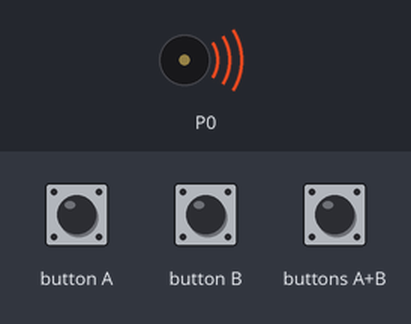
The program below on a simulated BBC micro:bit (MakeCode). On the bench: buzzer (waves = sounding). Random numbers come from a fixed seed.

Above: at 0.1 s.
At 88.9 s:
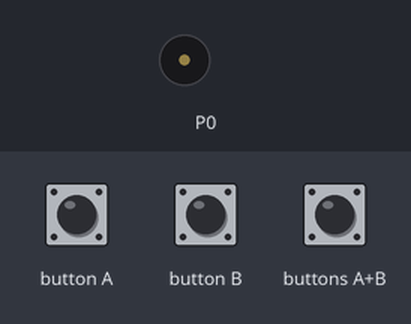
Timing chart, 0 to 90.4 s (numbered marks = the images above):
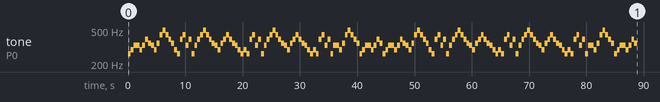

The program:

main.ts
```typescript
input.onButtonPressed(Button.AB, function () {

})
input.onGesture(Gesture.LogoDown, function () {

})
music.setVolume(255)
if (true) {
    for (let index = 0; index < randint(1, 10); index++) {
        music.playMelody("C D E E D E G F ", 120)
        music.playMelody("E D F A B A G F ", 120)
        music.playMelody("D C G A E G C E ", 120)
        music.playMelody("G A B A G F E D ", 120)
        music.playMelody("F G A G F E D C ", 120)
        music.playMelody("D C G A E G C E ", 120)
        music.playMelody("G A B A G F E D ", 120)
        music.playMelody("F G A G F E D C ", 120)
        music.playMelody("D C G A E G C E ", 120)
        music.playMelody("E D F A B A G F ", 120)
        music.playMelody("C D E E D E G F ", 120)
    }
}
```

test.ts
```typescript
// aquí va el archivo "tests"; esto no se compilará cuando este paquete se utilice como una extensión.
```
